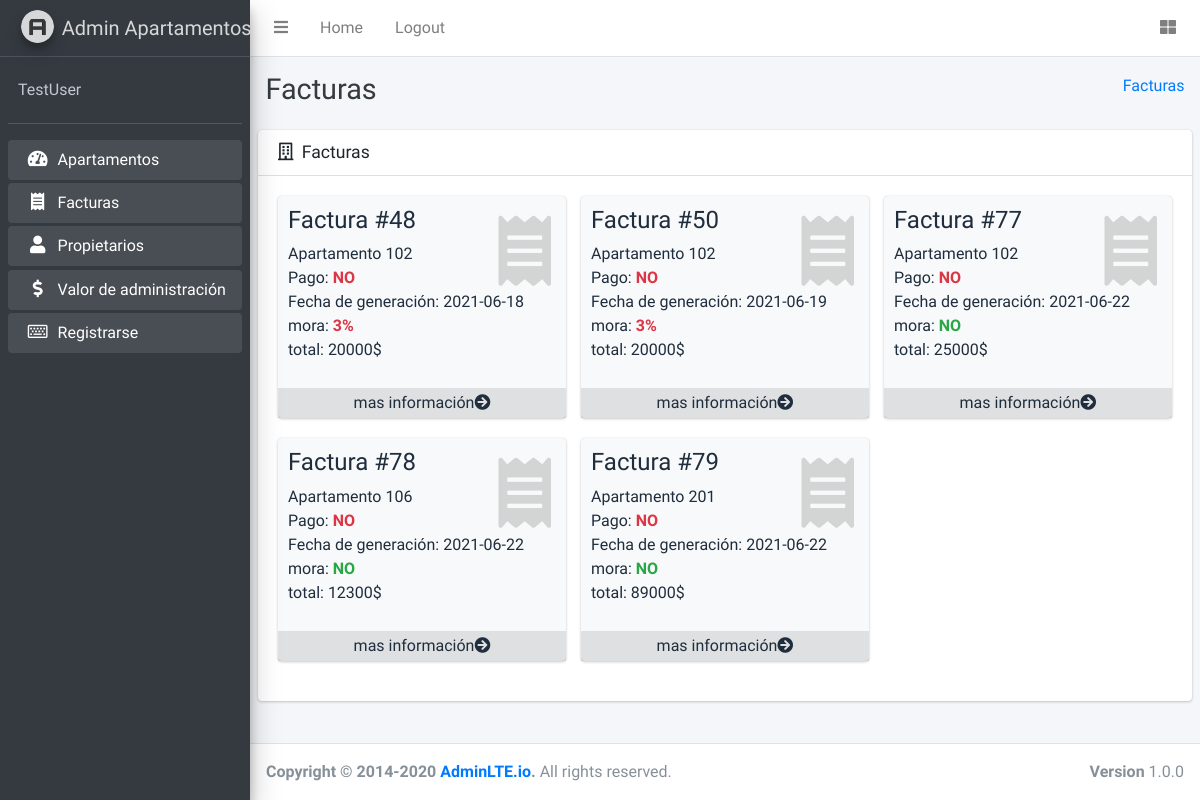
Page /facturas.php (signed in) on the committed database.
### tables this page shows
CREATE TABLE `factura` (
  `id_factura` int(11) NOT NULL,
  `total` int(11) NOT NULL,
  `fecha_creacion` date NOT NULL,
  `id_apartamento` int(11) NOT NULL,
  `pago` bit(1) NOT NULL,
  `mora` bit(1) NOT NULL DEFAULT b'0',
  `estado` bit(1) NOT NULL
);

### Model/DB.php (called while the page is built, shortened)
<?php
class DB
{
    public $usuarioDB="root";
    public $contrasenaDB="";
    public function conectarDB(){
        try{
            $datosDB="mysql:host=localhost;dbname=sistemaapartamentos";
            $conexionDB = new PDO($datosDB,$this->usuarioDB,$this->contrasenaDB);
            return($conexionDB);
        }
        catch(PDOException $e){
            throw new Exception('No se ha podido conectar a la base de datos');
        }
    }
    public function getData ($consultaSQL){
        try{
            $conexionDB=$this->conectarDB();
            $consultarDatos = $conexionDB->prepare($consultaSQL);
            $consultarDatos->setFetchMode(PDO::FETCH_ASSOC);
            $resultado = $consultarDatos->execute();
            return $consultarDatos->fetchAll();
        }
        catch(PDOException $e){
            throw new Exception('Ha ocurrido un error durante al tratar de trater la informacion de la base de datos');
        }
    }
}
?>

### facturas.php (the view, shortened to what this page needs)
<?php require_once('layouts/header.php')?>
<?php require_once('model/DB.php');
  $db = new DB();
  $db->conectarDB();
  $sql = 'SELECT*FROM factura F inner join apartamentos A on A.id_apartamento=F.id_apartamento WHERE F.pago=0 AND F.estado=1';
  $facturas = $db->getData($sql);
?>
<div class="content-wrapper">
  <div class="content-header">
    <div class="container-fluid">
      <div class="row mb-2">
        <div class="col-sm-6">
          <h1 class="m-0 text-dark">Facturas</h1>
        </div>
        <div class="col-sm-6">
          <ol class="breadcrumb float-sm-right">
            <li class="breadcrumb-item"><a href="#">Facturas</a></li>
          </ol>
        </div>
      </div>
    </div>
  </div>
  <section class="content">
  <div class="card">
    <div class="card-header">
      <h3 class="card-title">
        <i class="far fa-building mr-1"></i>
        Facturas
      </h3>
    </div>
    <div class="card-body">
      <div class="row">
        <?php foreach($facturas as $factura):?>
          <div class="col-lg-4 col-6">
            <div class="small-box bg-light">
              <div class="inner">
                <h4>Factura #<?php print_r($factura['id_factura']);?></h4>
                <p>
                  Apartamento <?php
                    print_r($factura['numero_apartamento'])
                  ?>
                  <br>
                  Pago: <?php
                    if($factura['pago']){
                      echo("<span class='text-success font-weight-bold'>SI</span><br>");
                    }else{
                      echo("<span class='text-danger font-weight-bold'>NO</span><br>");
                    }
                    echo("<span>Fecha de generación: {$factura['fecha_creacion']}</span><br>");
                    if($factura['mora']){
                      echo("mora: <span class='text-danger font-weight-bold'>3%</span><br>");
                    }else{
                      echo("mora: <span class='text-success font-weight-bold'>NO</span><br>");
                    }
                    ?>
                  total: <?php echo($factura['total']);?>$
                </p>
              </div>
              <div class="icon">
                <i class="fas fa-receipt"></i>
              </div>
              <a href="#" class="small-box-footer"  data-toggle="modal" onclick='adminFacturas(<?php echo(json_encode((array) $factura))?>)' data-target="#modal-detail-apartment">mas información<i class="fas fa-arrow-circle-right"></i></a>
            </div>
          </div>
        <?php endforeach;?>
      </div>
    </div>
  </div>
  </section>
</div>
<?php require_once('layouts/footer.php');?>

### rows in the picture
factura: value "48 102", pago "NO", fecha_creacion "2021-06-18", shows "mora:", mora "3%", total "20000"
factura: value "50 102", pago "NO", fecha_creacion "2021-06-19", shows "mora:", mora "3%", total "20000"
factura: value "77 102", pago "NO", fecha_creacion "2021-06-22", shows "mora:", mora "NO", total "25000"
factura: value "78 106", pago "NO", fecha_creacion "2021-06-22", shows "mora:", mora "NO", total "12300"
factura: value "79 201", pago "NO", fecha_creacion "2021-06-22", shows "mora:", mora "NO", total "89000"
